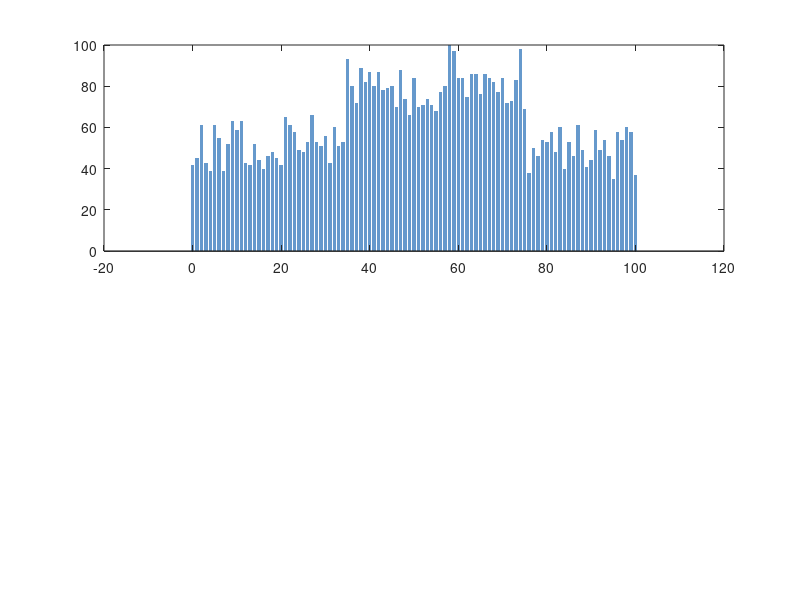

Here is the MATLAB script that generated this plot: (Note: this script raises an error after producing the figure.)
%%% Paper-2-Graph_4
clear; clc; close all;

%Input Parameter
T = 100;                  
dt = 1;                  
time = 0:dt:T;
N = length(time);


lambda_0 = 50;            % Noise EPS
lambda_A = 30;            
lambda_1 = lambda_0 + lambda_A; % Elevated EPS


P_d = 0.90;               % True Positive Rate / Sensitivity
P_fp = 0.03;              % False Positive Rate / Noise Floor

% Stackelberg Game Parameters (These are estimate values)
C_D = 15;                 % Operational Containment cost
P_E = 0.739;              % CVSS v3.1 Exploitability Probability (This was calculated using equation 1 and 2
E_L_FAIR = 92.58;         % Expected FAIR Loss

% Calculate mu^*
mu_star = C_D / (P_E * E_L_FAIR); % From equation 17


attack_start = 35;
attack_end = 75;


pi_0 = 0.02;             
mu = zeros(1, N);
mu(1) = pi_0;

EPS_observed = zeros(1, N);
action_triggered = zeros(1, N); 

rng(42); 

for t = 1:N-1
    currentTime = time(t);
    
    % These if-else is to determine when to use what value of lambda
    if currentTime >= attack_start && currentTime <= attack_end
        current_lambda = lambda_1; % Active Attack State (\theta_1)
    else
        current_lambda = lambda_0; % Normal Noise State (\theta_0)
    end
    
    % Generate Poisson log event with matlab built in 
    EPS_observed(t) = poissrnd(current_lambda * dt);
    
    % Evaluate z_t with EPS
    if EPS_observed(t) > poissinv(0.95, lambda_0 * dt)
        z_t = 1; % Alert Fired
    else
        z_t = 0; % Quiet State
    end
    
    % If_else for updating  Step
    if z_t == 1
        num = P_d * mu(t);
        den = (P_d * mu(t)) + (P_fp * (1 - mu(t)));
    else
        num = (1 - P_d) * mu(t);
        den = ((1 - P_d) * mu(t)) + ((1 - P_fp) * (1 - mu(t)));
    end
    
    
    mu(t+1) = num / den;
    
    
    if mu(t+1) >= mu_star
        action_triggered(t+1) = 1; % Trigger Automated Containment
    else
        action_triggered(t+1) = 0; % Keep Passive Operational Posture
    end
end
EPS_observed(N) = poissrnd(lambda_0 * dt);


figure('Color', [1 1 1], 'Position', [100 100 800 600]);


subplot(2,1,1);
bar(time, EPS_observed, 'FaceColor', [0.4 0.6 0.8], 'EdgeColor', 'none');
hold on;
yline(lambda_0, '--k', 'Baseline Noise (\lambda_0 = 50 EPS)', 'LineWidth', 1.5, 'LabelHorizontalAlignment', 'left');
yline(lambda_1, '--r', 'Attack Signature (\lambda_1 = 80 EPS)', 'LineWidth', 1.5, 'LabelHorizontalAlignment', 'left');
xregion(attack_start, attack_end, 'FaceColor', [1 0.8 0.8], 'FaceAlpha', 0.4);
ylabel('Ingested Telemetry [EPS]');
title('A. Dynamic SIEM Ingestion Stream (Events Per Second)');
grid on;
legend('Observed EPS', 'Location', 'northeast');


subplot(2,1,2);
plot(time, mu, 'b-', 'LineWidth', 2.5);
hold on;
xline_obj = yline(mu_star, '--m', sprintf(' Stackelberg Threshold \\mu^* = %.3f', mu_star), ...
    'LineWidth', 2, 'LabelHorizontalAlignment', 'left', 'LabelVerticalAlignment', 'bottom');
xregion(attack_start, attack_end, 'FaceColor', [1 0.8 0.8], 'FaceAlpha', 0.4);

trigger_idx = find(action_triggered == 1, 1, 'first');
if ~isempty(trigger_idx)
    plot(time(trigger_idx), mu(trigger_idx), 'ro', 'MarkerSize', 10, 'MarkerFaceColor', 'r');
    text(time(trigger_idx) + 2, mu(trigger_idx) - 0.08, ...
        sprintf('Automated Containment Triggered (t = %ds)', time(trigger_idx)), ...
        'FontWeight', 'bold', 'Color', 'r');
end

xlabel('Time [Seconds]');
ylabel('Posterior Attack Belief \mu(t)');
title('B. Dynamic Bayesian State Updating & Automated Game Control Execution');
ylim([0 1.05]);
grid on;
legend('Posterior Belief \mu(t)', 'Critical Decision Threshold', 'Location', 'northwest');
